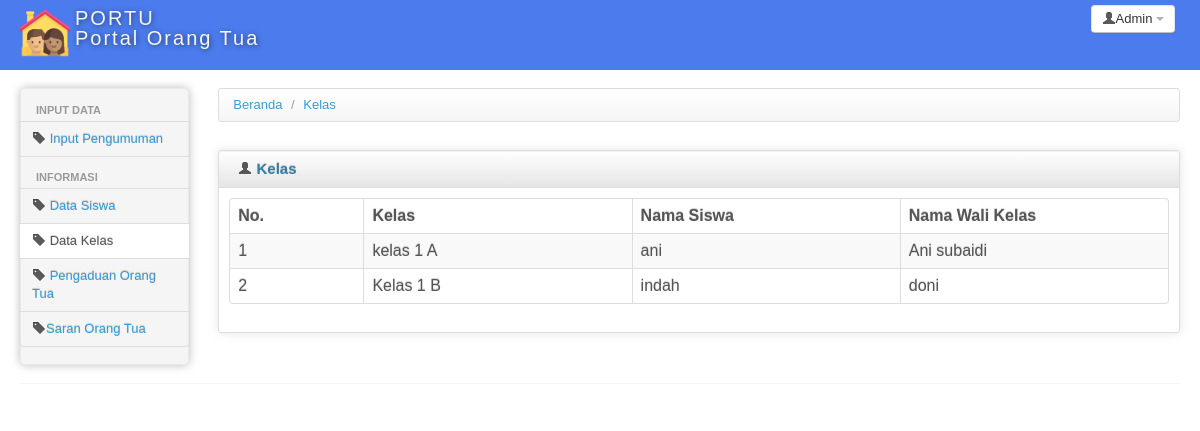
Page /portu/index.php?modul=guru (signed in) on the committed database.
### tables this page shows
CREATE TABLE IF NOT EXISTS `siswa` (
  `id_s` int(11) NOT NULL AUTO_INCREMENT,
  `nama_s` varchar(111) NOT NULL,
  `id_kelas` int(11) NOT NULL,
  `id_ortu` int(11) NOT NULL,
  `id_guru` int(11) NOT NULL,
  PRIMARY KEY (`id_s`),
  KEY `id_kelas` (`id_kelas`)
);

CREATE TABLE IF NOT EXISTS `kelas` (
  `id_kelas` int(11) NOT NULL AUTO_INCREMENT,
  `nama_kelas` varchar(111) NOT NULL,
  `id_s` int(11) NOT NULL,
  `id_jadwal` int(11) NOT NULL,
  PRIMARY KEY (`id_kelas`)
);

CREATE TABLE IF NOT EXISTS `ortu` (
  `id_ortu` int(11) NOT NULL AUTO_INCREMENT,
  `nama_ortu` varchar(111) NOT NULL,
  `username` varchar(111) NOT NULL,
  `password` varchar(111) NOT NULL,
  `hak_akses` varchar(10) NOT NULL,
  PRIMARY KEY (`id_ortu`)
);

### portu/modul/mod_guru/guru.php (the view, shortened to what this page needs)
<?php
$query = mysql_query("select * from siswa inner join ortu on ortu.id_ortu=siswa.id_ortu inner join kelas on siswa.id_s=kelas.id_s ");
?>
<div>
    <ul class="breadcrumb">
        <li>
            <a href="index.php?modul=home">Beranda</a> <span class="divider">/</span>
        </li>
        <li>
            <a href="index.php?modul=stok">Kelas</a>
        </li>
    </ul>
</div>
<div class="row-fluid sortable">
    <div class="box span12">
        <div class="box-header well" data-original-title>
            <h2><i class="icon-user"></i> Kelas</h2>
        </div>
        <div class="box-content">
            <table class="table table-striped table-bordered bootstrap-datatable datatable">
                <thead>
                    <tr>
                        <th style="width: 10%;">
                            No.
                        </th>
                        <th style="width: 20%;">
                            Kelas
                        </th>
                        <th style="width: 20%;">
                            Nama Siswa
                        </th>
                        <th style="width: 20%;">
                           Nama Wali Kelas
                        </th>
                    </tr>
                </thead>
                <tbody>
                    <?php
                    $i = 1;
                    while ($data = mysql_fetch_array($query)) {
                    ?>
                        <tr>
                            <td><?php echo $i++; ?></td>
                            <td><?php echo $data['nama_kelas']; ?></td>
                            <td><?php echo $data['nama_s']; ?></td>
                            <td><?php echo $data['nama_ortu']; ?></td>
                        </tr>
                    <?php } ?>
                </tbody>
            </table>
        </div>
    </div>
</div>

### portu/css/charisma-app.css (style rules this page uses)
.box { border: 1px solid #DEDEDE; border-radius:3px; -webkit-border-radius:3px; -moz-border-radius:3px; margin-top: 10px; margin-bottom: 10px ; box-shadow: 0 0 10px rgba(189, 189, 189, 0.4); -webkit-box-shadow: 0 0 10px rgba(189, 189, 189, 0.4); -moz-box-shadow: 0 0 10px rgba(189, 189, 189, 0.4); }
.box-header { border:none; padding-top:5px; border-bottom: 1px solid #DEDEDE; border-radius:3px 3px 0 0; -webkit-border-radius:3px 3px 0 0; -moz-border-radius:3px 3px 0 0; height:12px; min-height:12px; margin-bottom: 0; cursor:move; font-weight:bold; font-size:16px; background: -moz-linear-gradient(top, rgba(255,255,255,0) 0%, rgba(0,0,0,0.1) 100%); background: -webkit-gradient(linear, left top, left bottom, color-stop(0%,rgba(255,255,255,0)), color-stop(100%,rgba(0,0,0,0.1))); background: -webkit-linear-gradient(top, rgba(255,255,255,0) 0%,rgba(0,0,0,0.1) 100%); background: -o-linear-gradient(top, rgba(255,255,255,0) 0%,rgba(0,0,0,0.1) 100%); background: -ms-linear-gradient(top, rgba(255,255,255,0) 0%,rgba(0,0,0,0.1) 100%); background: linear-gradient(to bottom, rgba(255,255,255,0) 0%,rgba(0,0,0,0.1) 100%); filter: progid:DXImageTransform.Microsoft.gradient( startColorstr='#00ffffff', endColorstr='#1a000000',GradientType=0 ); }
.box-header h2 { font-size:15px; width:auto; clear:none; float:left; line-height:25px; white-space: nowrap; }
.box-header h2 > i { margin-top:1px; }
.box-content { padding:10px; }

### portu/header.php (style rules this page uses)
body { padding-bottom: 40px; }

### rows in the picture
siswa: id_kelas.nama_kelas "kelas 1 A", nama_s "ani", id_ortu.nama_ortu "Ani subaidi"
siswa: kelas.nama_kelas "Kelas 1 B", nama_s "indah", id_ortu.nama_ortu "doni"

### other values in the picture
$_SESSION['nama'] "Admin"
